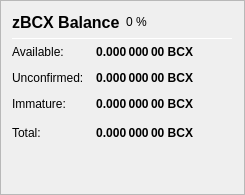
                   <widget class="QFrame" name="frame_ZerocoinBalances">
                    <property name="frameShape">
                     <enum>QFrame::StyledPanel</enum>
                    </property>
                    <property name="frameShadow">
                     <enum>QFrame::Raised</enum>
                    </property>
                    <layout class="QVBoxLayout" name="verticalLayout_7">
                     <item>
                      <layout class="QHBoxLayout" name="horizontalLayout_8" stretch="0,0,0">
                       <item>
                        <widget class="QLabel" name="label_5z_3">
                         <property name="minimumSize">
                          <size>
                           <width>0</width>
                           <height>20</height>
                          </size>
                         </property>
                         <property name="font">
                          <font>
                           <pointsize>12</pointsize>
                           <weight>75</weight>
                           <bold>true</bold>
                          </font>
                         </property>
                         <property name="text">
                          <string>zBCX Balance</string>
                         </property>
                        </widget>
                       </item>
                       <item>
                        <widget class="QLabel" name="labelzBCXPercent">
                         <property name="text">
                          <string notr="true">0 %</string>
                         </property>
                        </widget>
                       </item>
                       <item>
                        <spacer name="horizontalSpacer_11">
                         <property name="orientation">
                          <enum>Qt::Horizontal</enum>
                         </property>
                         <property name="sizeHint" stdset="0">
                          <size>
                           <width>40</width>
                           <height>20</height>
                          </size>
                         </property>
                        </spacer>
                       </item>
                      </layout>
                     </item>
                     <item>
                      <widget class="Line" name="line_ZerocoinBalance">
                       <property name="minimumSize">
                        <size>
                         <width>0</width>
                         <height>1</height>
                        </size>
                       </property>
                       <property name="maximumSize">
                        <size>
                         <width>16777215</width>
                         <height>1</height>
                        </size>
                       </property>
                       <property name="orientation">
                        <enum>Qt::Horizontal</enum>
                       </property>
                      </widget>
                     </item>
                     <item>
                      <layout class="QGridLayout" name="gridLayout_5">
                       <property name="spacing">
                        <number>12</number>
                       </property>
                       <item row="1" column="0">
                        <widget class="QLabel" name="labelzBalanceMatureText">
                         <property name="toolTip">
                          <string>Mature: more than 20 confirmation and more than 1 mint of the same denomination after it was minted.
These zBCX are spendable.</string>
                         </property>
                         <property name="text">
                          <string>Available:</string>
                         </property>
                        </widget>
                       </item>
                       <item row="1" column="1">
                        <widget class="QLabel" name="labelzBalanceMature">
                         <property name="font">
                          <font>
                           <weight>75</weight>
                           <bold>true</bold>
                          </font>
                         </property>
                         <property name="toolTip">
                          <string>Mature: more than 20 confirmation and more than 1 mint of the same denomination after it was minted.
These zBCX are spendable.</string>
                         </property>
                         <property name="text">
                          <string notr="true">0.000 000 00 BCX</string>
                         </property>
                         <property name="alignment">
                          <set>Qt::AlignRight|Qt::AlignTrailing|Qt::AlignVCenter</set>
                         </property>
                        </widget>
                       </item>
                       <item row="2" column="0">
                        <widget class="QLabel" name="labelzBalanceUnconfirmedText">
                         <property name="toolTip">
                          <string>Unconfirmed: less than 20 confirmations
Immature: confirmed, but less than 1 mint of the same denomination after it was minted</string>
                         </property>
                         <property name="text">
                          <string>Unconfirmed:</string>
                         </property>
                        </widget>
                       </item>
                       <item row="2" column="1">
                        <widget class="QLabel" name="labelzBalanceUnconfirmed">
                         <property name="font">
                          <font>
                           <weight>75</weight>
                           <bold>true</bold>
                          </font>
                         </property>
                         <property name="toolTip">
                          <string>Unconfirmed: less than 20 confirmations
Immature: confirmed, but less than 1 mint of the same denomination after it was minted</string>
                         </property>
                         <property name="text">
                          <string notr="true">0.000 000 00 BCX</string>
                         </property>
                         <property name="alignment">
                          <set>Qt::AlignRight|Qt::AlignTrailing|Qt::AlignVCenter</set>
                         </property>
                        </widget>
                       </item>
                       <item row="3" column="0">
                        <widget class="QLabel" name="labelzBalanceImmatureText">
                         <property name="toolTip">
                          <string>Unconfirmed: less than 20 confirmations
Immature: confirmed, but less than 1 mint of the same denomination after it was minted</string>
                         </property>
                         <property name="text">
                          <string>Immature:</string>
                         </property>
                        </widget>
                       </item>
                       <item row="3" column="1">
                        <widget class="QLabel" name="labelzBalanceImmature">
                         <property name="font">
                          <font>
                           <weight>75</weight>
                           <bold>true</bold>
                          </font>
                         </property>
                         <property name="toolTip">
                          <string>Unconfirmed: less than 20 confirmations
Immature: confirmed, but less than 1 mint of the same denomination after it was minted</string>
                         </property>
                         <property name="text">
                          <string notr="true">0.000 000 00 BCX</string>
                         </property>
                         <property name="alignment">
                          <set>Qt::AlignRight|Qt::AlignTrailing|Qt::AlignVCenter</set>
                         </property>
                        </widget>
                       </item>
                       <item row="4" column="0">
                        <widget class="QLabel" name="labelzBalanceText">
                         <property name="toolTip">
                          <string>Your current zBCX balance, unconfirmed and immature zBCX included.</string>
                         </property>
                         <property name="text">
                          <string>Total:</string>
                         </property>
                        </widget>
                       </item>
                       <item row="4" column="1">
                        <widget class="QLabel" name="labelzBalance">
                         <property name="font">
                          <font>
                           <weight>75</weight>
                           <bold>true</bold>
                          </font>
                         </property>
                         <property name="cursor">
                          <cursorShape>IBeamCursor</cursorShape>
                         </property>
                         <property name="toolTip">
                          <string>Your current zBCX balance, unconfirmed and immature zBCX included.</string>
                         </property>
                         <property name="text">
                          <string notr="true">0.000 000 00 BCX</string>
                         </property>
                         <property name="alignment">
                          <set>Qt::AlignRight|Qt::AlignTrailing|Qt::AlignVCenter</set>
                         </property>
                         <property name="textInteractionFlags">
                          <set>Qt::LinksAccessibleByMouse|Qt::TextSelectableByKeyboard|Qt::TextSelectableByMouse</set>
                         </property>
                        </widget>
                       </item>
                       <item row="4" column="2">
                        <spacer name="horizontalSpacer_4">
                         <property name="orientation">
                          <enum>Qt::Horizontal</enum>
                         </property>
                         <property name="sizeHint" stdset="0">
                          <size>
                           <width>40</width>
                           <height>20</height>
                          </size>
                         </property>
                        </spacer>
                       </item>
                      </layout>
                     </item>
                     <item>
                      <spacer name="verticalSpacer_4">
                       <property name="orientation">
                        <enum>Qt::Vertical</enum>
                       </property>
                       <property name="sizeHint" stdset="0">
                        <size>
                         <width>20</width>
                         <height>40</height>
                        </size>
                       </property>
                      </spacer>
                     </item>
                    </layout>
                   </widget>
